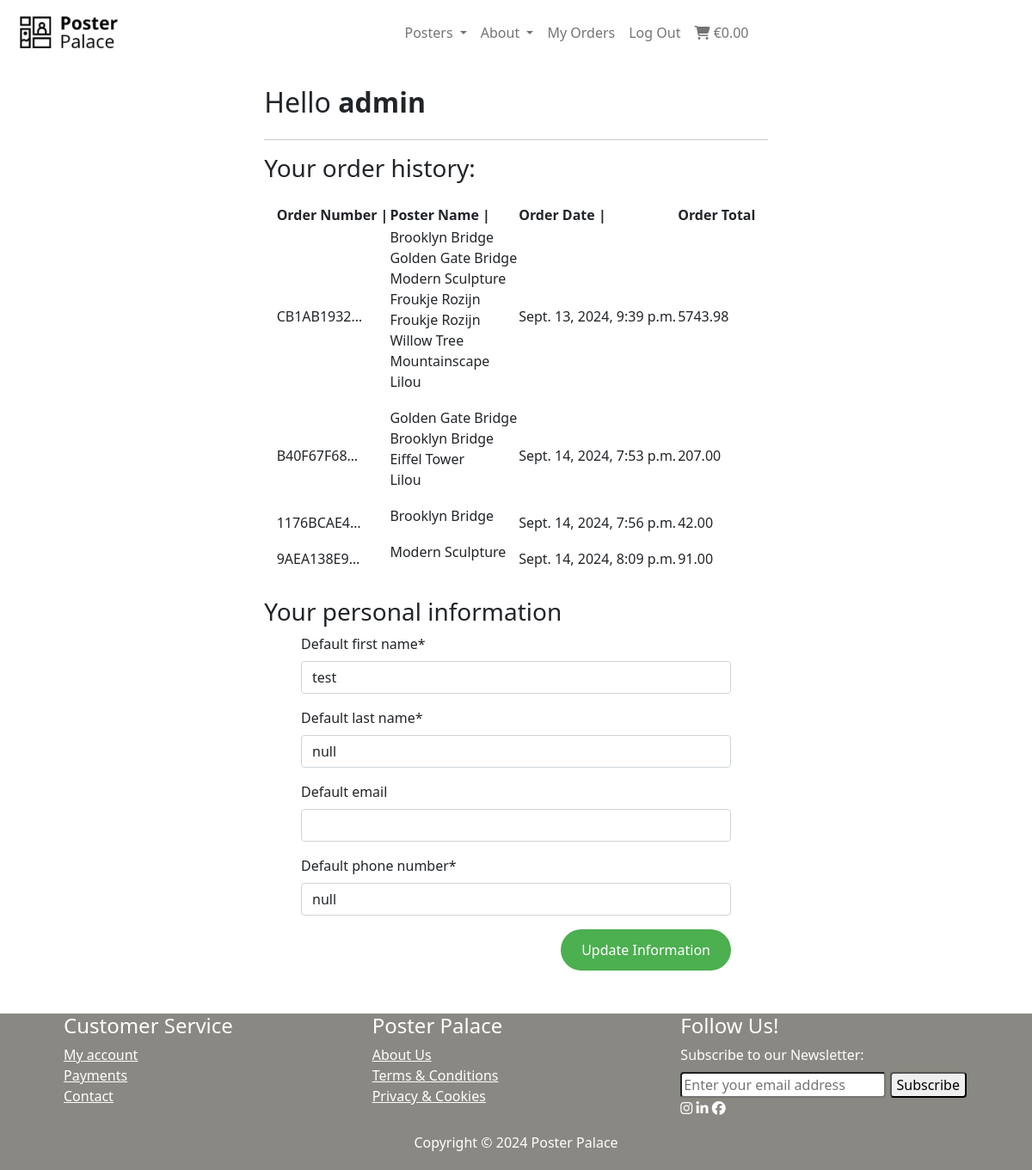
Before: /profiles/ (signed in) with the older database file.
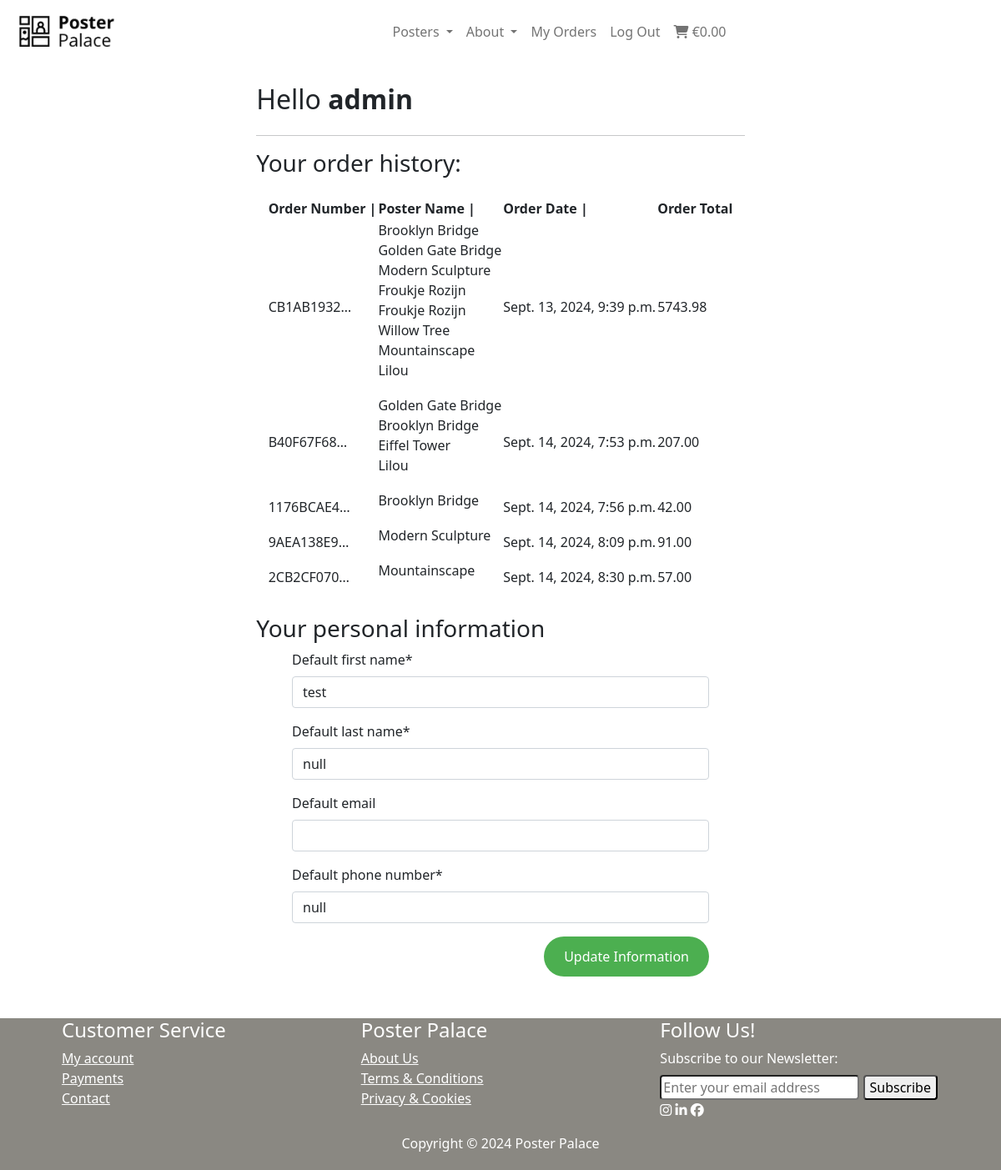
After: the same page with the newer database file.
### checkout/models.py (models this page shows, shortened)
class Order(models.Model):
    order_number = models.CharField(max_length=32, null=False, editable=False)
    user_profile = models.ForeignKey(UserProfile, on_delete=models.SET_NULL, null=True, blank=True, related_name='orders')
    first_name = models.CharField(max_length=50, null=False, blank=False)
    last_name = models.CharField(max_length=50, null=False, blank=False)
    email = models.EmailField(max_length=254, null=False, blank=False)
    phone_number = models.CharField(max_length=20, null=False, blank=False)
    date = models.DateTimeField(auto_now_add=True)
    order_total = models.DecimalField(max_digits=10, decimal_places=2, null=False, default=0)
    stripe_pid = models.CharField(max_length=260, null=False, blank=False, default='')
    original_cart = models.TextField(null=False, blank=False, default='')

class OrderLineItem(models.Model):
    order = models.ForeignKey(Order, null=False, blank=False, on_delete=models.CASCADE, related_name='lineitems')
    poster = models.ForeignKey(Poster, null=False, blank=False, on_delete=models.CASCADE)
    poster_color = models.CharField(max_length=25, null=True, blank=True)
    quantity = models.IntegerField(null=False, blank=False, default=0)
    lineitem_total = models.DecimalField(max_digits=6, decimal_places=2, null=False, blank=False, editable=False)

### posters/models.py (models this page shows, shortened)
class Poster(models.Model):
    category = models.ForeignKey('Category', null=True, blank=True, on_delete=models.SET_NULL)
    sku = models.CharField(max_length=254, null=True, blank=True)
    name = models.CharField(max_length=254)
    description = models.TextField()
    has_color = models.BooleanField(default=False, blank=True, null=True)
    color_option = models.CharField(max_length=15, blank=True, default='Color', choices=COLOR_CHOICES)
    has_sizes = models.BooleanField(default=False, blank=True, null=True)
    size_option = models.CharField(max_length=80, choices=SIZE_CHOICES, default='S')
    price = models.DecimalField(max_digits=6, decimal_places=2)
    rating = models.DecimalField(max_digits=6, decimal_places=2, null=True, blank=True)
    image_url = models.URLField(max_length=1024, null=True, blank=True)
    image = models.ImageField(null=True, blank=True)
    quantity = models.IntegerField(blank=False, default=1)

### profiles/views.py (the view)
# urls.py: path('profiles/', include('profiles.urls')),
def profiles(request):
    profile = get_object_or_404(UserProfile, user=request.user)
    if request.method == 'POST':
        form = UserProfileForm(request.POST, instance=profile)
        if form.is_valid():
            form.save()
            messages.success(request, 'Profile updated succesfully')
        else:
            messages.error(request, 'Update failed. Please try again')
    else:
        form = UserProfileForm(instance=profile)
    orders = profile.orders.all()
    template = 'profiles/profiles.html'
    context = {
        'form': form,
        'orders': orders,
        'on_profile_page': True
    }
    return render(request, template, context)

### homepage/forms.py
class NewsletterForm(forms.Form):
    email = forms.EmailField(label="Your Email", max_length=100)

### profiles/forms.py
class UserProfileForm(forms.ModelForm):
    class Meta:
        model = UserProfile
        exclude = ('user',)
    def __init__(self, *args, **kwargs):
        super().__init__(*args, **kwargs)
        placeholders = {
            'default_email': 'E-mail',
            'default_phone_number': 'Phone Number',
            'default_first_name': 'First Name',
            'default_last_name': 'Last Name',
        }

### cart/contexts.py (called while the page is built, shortened)
def shopping_content(request):
    shopping_items = []
    total = 0
    poster_count = 0
    cart = request.session.get('cart', {})
    context = {
        'shopping_items': shopping_items,
        'total': total,
        'poster_count': poster_count,
    }
    return context

### homepage/context_processors.py (called while the page is built)
def newsletter_form(request):
    return {'newsletter_form': NewsletterForm()}

### profiles/templates/profiles/profiles.html (shortened to what this page needs)
{% extends "base.html" %}
{% load static %}
{% block content %}
<section>
    <div class="container">
        <div class="row">
            <div class="block-middle">
                <br>
                <h2 class="logo-font mb-4">Hello <strong>{{user.username}}</strong></h2>
                <hr>
                    <h3 id="previous-orders" class="mb-4">Your order history:</h3>
                     {% if user.userprofile.orders %}
                    <table class="mb-4">
                        <thead>
                            <tr>
                                <th scope="col">Order Number |</th>
                                <th scope="col">Poster Name |</th>
                                <th scope="col">Order Date |</th>
                                <th scope="col">Order Total</th>
                            </tr>
                        </thead>
                        <tbody>
                            {% for order in orders %}
                            <tr>
                                <td>{{ order.order_number|truncatechars:10 }}</td>
                                <td>
                                    <ul class="list-unstyled">
                                        {% for item in order.lineitems.all %}
                                        <li>
                                            {{ item.poster.name }}
                                        </li>
                                        {% endfor %}
                                    </ul>
                                </td>
                                <td>{{ order.date}}</td>
                                <td>{{ order.order_total }}</td>
                            </tr>
                            {% endfor %}
                        </tbody>
                    </table>
                    {% else %}
                    <small>You have no placed orders yet</small>
                    {% endif %}
            </div>
        </div>
        <div class="row">
            <div class="block-middle">
                <h3 id="personal-info">Your personal information</h3>
                <form class="maxwidth" action="{% url 'profiles' %}" method="POST" id="profile-update-form">
                    {{ form | crispy }}
                    <button id="link-btn" class="float-right">Update Information</button>
                </form>
            </div>
        </div>
    </div>
</section>
{% endblock %}

Changed rows visible on the page:
added Order: order_number "2CB2CF070…", date "Sept. 14, 2024, 8:30 p.m.", order_total "57.00"
added OrderLineItem: poster.name "Mountainscape", shown under "2CB2CF070…"
